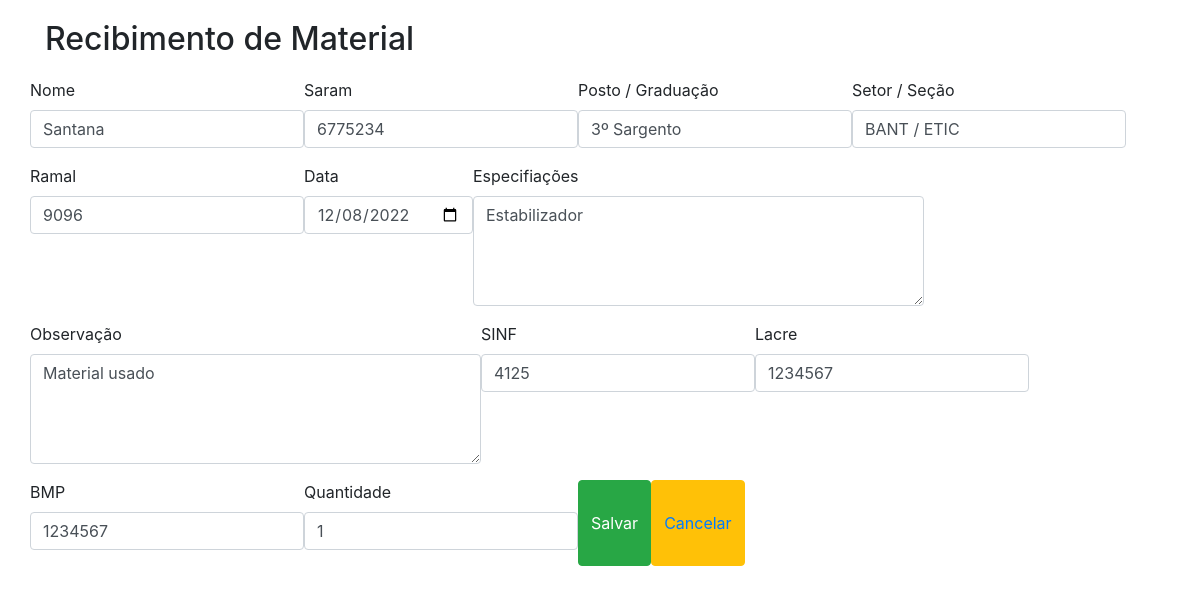
The page /11/update/ on the database its author committed.
### recibo_e_cautela/models.py (models this page shows, shortened)
class Base(models.Model):
    criados = models.DateField('Criação', auto_now_add=True)
    modificado = models.DateField('Atualização', auto_now=True)
    ativo = models.BooleanField('Ativo?', default=True)
    class Meta:
        abstract = True

class Recibo(Base):
    nome = models.CharField('Nome', max_length=100)
    saram = models.CharField('Saram', max_length=7)
    graduacao = models.CharField('Posto / Graduação', max_length=100)
    setor = models.CharField('Setor / Seção', max_length=100)
    ramal = models.CharField('Ramal', max_length=4)
    data = models.DateField('Data', default=timezone.now) # Troca do datatime por timezone
    especificacoes = models.CharField('Especifiações', max_length=200)
    observacao = models.CharField('Observação', max_length=500)
    sinf = models.CharField('SINF', max_length=4)
    lacre = models.CharField('Lacre', max_length=7)
    bmp = models.CharField('BMP', max_length=10)
    quantidade = models.IntegerField('Quantidade') # Retirada do max_lenght 100

### recibo_e_cautela/views.py (the view)
# urls.py: path('<int:pk>/update/', UpdateReciboView.as_view(), name='update_recibo'),
class UpdateReciboView(UpdateView):
    model = Recibo
    template_name = 'recibo_form.html'
    form_class = ReciboModelForm
    success_url = reverse_lazy('recibos')

### recibo_e_cautela/forms.py
class ReciboModelForm(forms.ModelForm):
    class Meta:
        model = Recibo
        fields = ['nome', 'saram', 'graduacao', 'setor', 'ramal', 'data', 'especificacoes',
                  'observacao', 'sinf', 'lacre', 'bmp', 'quantidade',
                  ]
        widgets = {
            'data': forms.TextInput(attrs={'type': 'date'}),
            'especificacoes': forms.Textarea(attrs={'rows': '4'}),
            'observacao': forms.Textarea(attrs={'rows': '4'}),
        }

### recibo_e_cautela/templates/recibo_form.html (shortened to what this page needs)
{% extends 'base.html' %}
{% load bootstrap4 %}
{% block content %}
        <div class="content">
            <h2>Recibimento de Material</h2>
            <form method="post" autocomplete="off" class="row">
                {% bootstrap_form form form_group_class='form-group col-6' show_label=False %}
                    {% buttons form_group_class='form-group col-6' %}
                        <button type="submit" class="btn btn-success">Salvar</button>
                        <button type="button" class="btn btn-warning">
                            <a href="{% url 'recibos' %}">Cancelar</a>
                        </button>
                    {% endbuttons %}
            </form>
        </div>
{% endblock %}

### recibo_e_cautela/static/css/style.css (style rules this page uses)
.content { margin: 20px auto 40px!important; }
h2 { margin-bottom: 20px!important; }

### rows shown on the page
Recibo: nome "Santana", saram "6775234", graduacao "3º Sargento", setor "BANT / ETIC", ramal "9096", data "12/08/2022", especificacoes "Estabilizador", observacao "Material usado", sinf "4125", lacre "1234567", bmp "1234567", quantidade "1"
